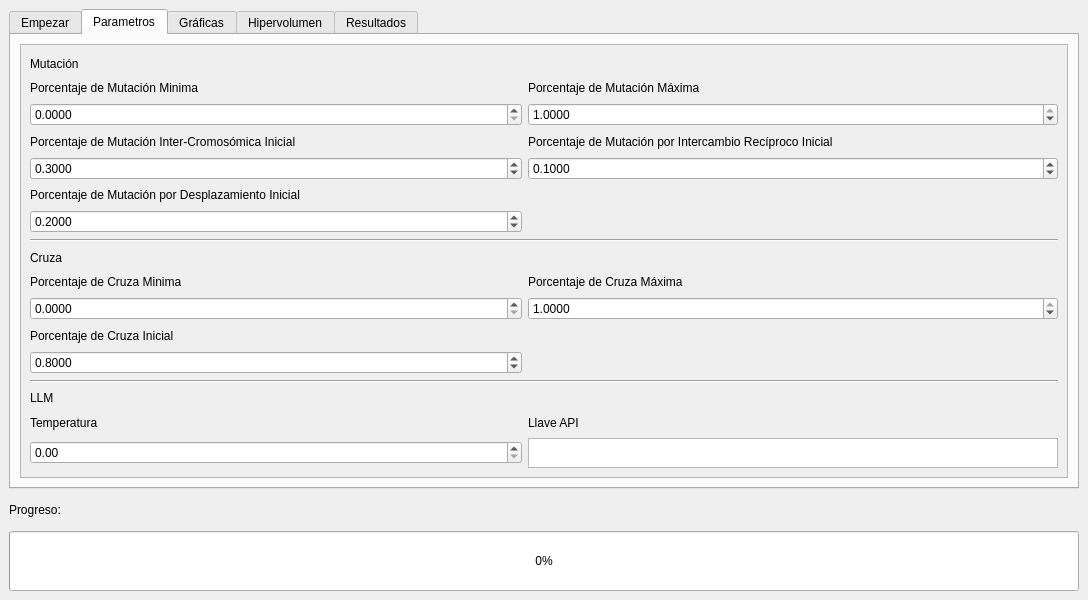
<?xml version="1.0" encoding="UTF-8"?>
<ui version="4.0">
 <class>MainWindow</class>
 <widget class="QMainWindow" name="MainWindow">
  <property name="geometry">
   <rect>
    <x>0</x>
    <y>0</y>
    <width>1088</width>
    <height>600</height>
   </rect>
  </property>
  <property name="windowTitle">
   <string>EvoLLM</string>
  </property>
  <widget class="QWidget" name="centralwidget">
   <property name="layoutDirection">
    <enum>Qt::LayoutDirection::LeftToRight</enum>
   </property>
   <layout class="QGridLayout" name="gridLayout" rowstretch="0,0,0,0,0,0" columnstretch="0,0" columnminimumwidth="0,0">
    <property name="sizeConstraint">
     <enum>QLayout::SizeConstraint::SetMinimumSize</enum>
    </property>
    <item row="0" column="1" rowspan="4">
     <widget class="QTabWidget" name="tabWidget">
      <property name="currentIndex">
       <number>1</number>
      </property>
      <widget class="QWidget" name="start">
       <attribute name="title">
        <string>Empezar</string>
       </attribute>
       <layout class="QVBoxLayout" name="verticalLayout">
        <item>
         <widget class="QScrollArea" name="scrollArea">
          <property name="widgetResizable">
           <bool>true</bool>
          </property>
          <widget class="QWidget" name="scrollAreaWidgetContents">
           <property name="enabled">
            <bool>true</bool>
           </property>
           <property name="geometry">
            <rect>
             <x>0</x>
             <y>0</y>
             <width>1046</width>
             <height>400</height>
            </rect>
           </property>
           <layout class="QGridLayout" name="gridLayout_2">
            <item row="5" column="0">
             <widget class="QSpinBox" name="numGenInput">
              <property name="maximumSize">
               <size>
                <width>16777215</width>
                <height>30</height>
               </size>
              </property>
              <property name="maximum">
               <number>1000000000</number>
              </property>
             </widget>
            </item>
            <item row="4" column="1">
             <widget class="QLabel" name="label_2">
              <property name="maximumSize">
               <size>
                <width>16777215</width>
                <height>30</height>
               </size>
              </property>
              <property name="text">
               <string>Tamaño de la Población</string>
              </property>
             </widget>
            </item>
            <item row="2" column="0">
             <widget class="QPushButton" name="fileButton">
              <property name="text">
               <string>Archivo</string>
              </property>
             </widget>
            </item>
            <item row="6" column="0" colspan="2">
             <widget class="Line" name="line">
              <property name="orientation">
               <enum>Qt::Orientation::Horizontal</enum>
              </property>
             </widget>
            </item>
            <item row="2" column="1">
             <layout class="QGridLayout" name="gridLayout_3">
              <item row="1" column="1">
               <widget class="QRadioButton" name="LTPButton">
                <property name="text">
                 <string>LTP</string>
                </property>
                <property name="checked">
                 <bool>false</bool>
                </property>
                <property name="autoExclusive">
                 <bool>false</bool>
                </property>
               </widget>
              </item>
              <item row="1" column="0">
               <widget class="QRadioButton" name="FIFOButton">
                <property name="text">
                 <string>FIFO</string>
                </property>
                <property name="checked">
                 <bool>true</bool>
                </property>
                <property name="autoExclusive">
                 <bool>false</bool>
                </property>
               </widget>
              </item>
              <item row="1" column="2">
               <widget class="QRadioButton" name="STPButton">
                <property name="text">
                 <string>STP</string>
                </property>
                <property name="checked">
                 <bool>false</bool>
                </property>
                <property name="autoExclusive">
                 <bool>false</bool>
                </property>
               </widget>
              </item>
              <item row="2" column="0">
               <widget class="QRadioButton" name="RRFIFOButton">
                <property name="text">
                 <string>RRFIFO</string>
                </property>
                <property name="autoExclusive">
                 <bool>false</bool>
                </property>
               </widget>
              </item>
              <item row="2" column="1">
               <widget class="QRadioButton" name="RRLTPButton">
                <property name="text">
                 <string>RRLTP</string>
                </property>
                <property name="autoExclusive">
                 <bool>false</bool>
                </property>
               </widget>
              </item>
              <item row="2" column="2">
               <widget class="QRadioButton" name="RRECAButton">
                <property name="text">
                 <string>RRECA</string>
                </property>
                <property name="autoExclusive">
                 <bool>false</bool>
                </property>
               </widget>
              </item>
             </layout>
            </item>
            <item row="1" column="1">
             <widget class="QLabel" name="label_7">
              <property name="text">
               <string>Seleccionar Politicas:</string>
              </property>
             </widget>
            </item>
            <item row="5" column="1">
             <widget class="QSpinBox" name="popSizeInput">
              <property name="maximumSize">
               <size>
                <width>16777215</width>
                <height>30</height>
               </size>
              </property>
              <property name="maximum">
               <number>1000000000</number>
              </property>
             </widget>
            </item>
            <item row="4" column="0">
             <widget class="QLabel" name="label">
              <property name="maximumSize">
               <size>
                <width>16777215</width>
                <height>30</height>
               </size>
              </property>
              <property name="text">
               <string>Número de Generaciones</string>
              </property>
             </widget>
            </item>
            <item row="8" column="0">
             <widget class="QLabel" name="label_3">
              <property name="maximumSize">
               <size>
                <width>16777215</width>
                <height>30</height>
               </size>
              </property>
              <property name="text">
               <string>Numero de Generaciones Participación LLM</string>
              </property>
             </widget>
            </item>
            <item row="9" column="0">
             <widget class="QSpinBox" name="inputNumGenLLM">
              <property name="maximum">
               <number>200</number>
              </property>
              <property name="value">
               <number>20</number>
              </property>
             </widget>
            </item>
            <item row="1" column="0">
             <widget class="QLabel" name="label_6">
              <property name="maximumSize">
               <size>
                <width>16777215</width>
                <height>30</height>
               </size>
              </property>
              <property name="text">
               <string>Cargar Escenario</string>
              </property>
             </widget>
            </item>
           </layout>
          </widget>
         </widget>
        </item>
        <item>
         <widget class="QPushButton" name="startButton">
          <property name="text">
           <string>Iniciar Generación</string>
          </property>
         </widget>
        </item>
       </layout>
      </widget>
      <widget class="QWidget" name="parameters">
       <attribute name="title">
        <string>Parametros</string>
       </attribute>
       <layout class="QGridLayout" name="gridLayout_6">
        <item row="0" column="0">
         <widget class="QScrollArea" name="scrollArea_3">
          <property name="widgetResizable">
           <bool>true</bool>
          </property>
          <widget class="QWidget" name="scrollAreaWidgetContents_3">
           <property name="geometry">
            <rect>
             <x>0</x>
             <y>0</y>
             <width>1046</width>
             <height>430</height>
            </rect>
           </property>
           <layout class="QGridLayout" name="gridLayout_7">
            <item row="17" column="1">
             <widget class="QPlainTextEdit" name="inputKey">
              <property name="maximumSize">
               <size>
                <width>530</width>
                <height>30</height>
               </size>
              </property>
             </widget>
            </item>
            <item row="15" column="0">
             <widget class="QLabel" name="label_13">
              <property name="maximumSize">
               <size>
                <width>16777215</width>
                <height>30</height>
               </size>
              </property>
              <property name="text">
               <string>LLM</string>
              </property>
             </widget>
            </item>
            <item row="16" column="0">
             <widget class="QLabel" name="label_19">
              <property name="text">
               <string>Temperatura</string>
              </property>
             </widget>
            </item>
            <item row="1" column="0">
             <widget class="QLabel" name="label_11">
              <property name="maximumSize">
               <size>
                <width>16777215</width>
                <height>30</height>
               </size>
              </property>
              <property name="text">
               <string>Porcentaje de Mutación Minima</string>
              </property>
             </widget>
            </item>
            <item row="4" column="1">
             <widget class="QDoubleSpinBox" name="inputInitialMutRE">
              <property name="decimals">
               <number>4</number>
              </property>
              <property name="maximum">
               <double>1.000000000000000</double>
              </property>
              <property name="singleStep">
               <double>0.010000000000000</double>
              </property>
              <property name="value">
               <double>0.100000000000000</double>
              </property>
             </widget>
            </item>
            <item row="14" column="0" colspan="2">
             <widget class="Line" name="line_3">
              <property name="orientation">
               <enum>Qt::Orientation::Horizontal</enum>
              </property>
             </widget>
            </item>
            <item row="10" column="0">
             <widget class="QLabel" name="label_15">
              <property name="maximumSize">
               <size>
                <width>16777215</width>
                <height>30</height>
               </size>
              </property>
              <property name="text">
               <string>Porcentaje de Cruza Minima</string>
              </property>
             </widget>
            </item>
            <item row="2" column="1">
             <widget class="QDoubleSpinBox" name="inputMaxMut">
              <property name="decimals">
               <number>4</number>
              </property>
              <property name="maximum">
               <double>1.000000000000000</double>
              </property>
              <property name="singleStep">
               <double>0.010000000000000</double>
              </property>
              <property name="value">
               <double>1.000000000000000</double>
              </property>
             </widget>
            </item>
            <item row="16" column="1">
             <widget class="QLabel" name="label_20">
              <property name="maximumSize">
               <size>
                <width>16777215</width>
                <height>30</height>
               </size>
              </property>
              <property name="text">
               <string>Llave API</string>
              </property>
             </widget>
            </item>
            <item row="5" column="0">
             <widget class="QLabel" name="label_22">
              <property name="maximumSize">
               <size>
                <width>16777215</width>
                <height>30</height>
               </size>
              </property>
              <property name="text">
               <string>Porcentaje de Mutación por Desplazamiento Inicial</string>
              </property>
             </widget>
            </item>
            <item row="12" column="0">
             <widget class="QLabel" name="label_18">
              <property name="maximumSize">
               <size>
                <width>16777215</width>
                <height>30</height>
               </size>
              </property>
              <property name="text">
               <string>Porcentaje de Cruza Inicial</string>
              </property>
             </widget>
            </item>
            <item row="7" column="0" colspan="2">
             <widget class="Line" name="line_2">
              <property name="orientation">
               <enum>Qt::Orientation::Horizontal</enum>
              </property>
             </widget>
            </item>
            <item row="1" column="1">
             <widget class="QLabel" name="label_12">
              <property name="maximumSize">
               <size>
                <width>16777215</width>
                <height>30</height>
               </size>
              </property>
              <property name="text">
               <string>Porcentaje de Mutación Máxima</string>
              </property>
             </widget>
            </item>
            <item row="11" column="0">
             <widget class="QDoubleSpinBox" name="inputMinCross">
              <property name="decimals">
               <number>4</number>
              </property>
              <property name="maximum">
               <double>1.000000000000000</double>
              </property>
              <property name="singleStep">
               <double>0.010000000000000</double>
              </property>
             </widget>
            </item>
            <item row="3" column="1">
             <widget class="QLabel" name="label_21">
              <property name="maximumSize">
               <size>
                <width>16777215</width>
                <height>30</height>
               </size>
              </property>
              <property name="text">
               <string>Porcentaje de Mutación por Intercambio Recíproco Inicial</string>
              </property>
             </widget>
            </item>
            <item row="8" column="0">
             <widget class="QLabel" name="label_14">
              <property name="maximumSize">
               <size>
                <width>16777215</width>
                <height>30</height>
               </size>
              </property>
              <property name="text">
               <string>Cruza</string>
              </property>
             </widget>
            </item>
            <item row="6" column="0">
             <widget class="QDoubleSpinBox" name="inputInitialMutShift">
              <property name="decimals">
               <number>4</number>
              </property>
              <property name="maximum">
               <double>1.000000000000000</double>
              </property>
              <property name="singleStep">
               <double>0.010000000000000</double>
              </property>
              <property name="value">
               <double>0.200000000000000</double>
              </property>
             </widget>
            </item>
            <item row="4" column="0">
             <widget class="QDoubleSpinBox" name="inputInitialMutInter">
              <property name="decimals">
               <number>4</number>
              </property>
              <property name="maximum">
               <double>1.000000000000000</double>
              </property>
              <property name="singleStep">
               <double>0.010000000000000</double>
              </property>
              <property name="value">
               <double>0.300000000000000</double>
              </property>
             </widget>
            </item>
            <item row="0" column="0">
             <widget class="QLabel" name="label_5">
              <property name="maximumSize">
               <size>
                <width>16777215</width>
                <height>30</height>
               </size>
              </property>
              <property name="text">
               <string>Mutación</string>
              </property>
             </widget>
            </item>
            <item row="10" column="1">
             <widget class="QLabel" name="label_16">
              <property name="maximumSize">
               <size>
                <width>16777215</width>
                <height>30</height>
               </size>
              </property>
              <property name="text">
               <string>Porcentaje de Cruza Máxima</string>
              </property>
             </widget>
            </item>
            <item row="3" column="0">
             <widget class="QLabel" name="label_17">
              <property name="maximumSize">
               <size>
                <width>16777215</width>
                <height>30</height>
               </size>
              </property>
              <property name="text">
               <string>Porcentaje de Mutación Inter-Cromosómica Inicial</string>
              </property>
             </widget>
            </item>
            <item row="2" column="0">
             <widget class="QDoubleSpinBox" name="inputMinMut">
              <property name="decimals">
               <number>4</number>
              </property>
              <property name="maximum">
               <double>1.000000000000000</double>
              </property>
              <property name="singleStep">
               <double>0.010000000000000</double>
              </property>
             </widget>
            </item>
            <item row="11" column="1">
             <widget class="QDoubleSpinBox" name="inputMaxCross">
              <property name="decimals">
               <number>4</number>
              </property>
              <property name="maximum">
               <double>1.000000000000000</double>
              </property>
              <property name="singleStep">
               <double>0.010000000000000</double>
              </property>
              <property name="value">
               <double>1.000000000000000</double>
              </property>
             </widget>
            </item>
            <item row="17" column="0">
             <widget class="QDoubleSpinBox" name="inputTemp">
              <property name="maximum">
               <double>1.000000000000000</double>
              </property>
              <property name="singleStep">
               <double>0.010000000000000</double>
              </property>
             </widget>
            </item>
            <item row="13" column="0">
             <widget class="QDoubleSpinBox" name="inputInitialCross">
              <property name="decimals">
               <number>4</number>
              </property>
              <property name="maximum">
               <double>1.000000000000000</double>
              </property>
              <property name="singleStep">
               <double>0.010000000000000</double>
              </property>
              <property name="value">
               <double>0.800000000000000</double>
              </property>
             </widget>
            </item>
           </layout>
          </widget>
         </widget>
        </item>
       </layout>
      </widget>
      <widget class="QWidget" name="plots">
       <attribute name="title">
        <string>Gráficas</string>
       </attribute>
       <layout class="QGridLayout" name="gridLayout_4">
        <item row="0" column="0">
         <widget class="QScrollArea" name="scrollArea_2">
          <property name="widgetResizable">
           <bool>true</bool>
          </property>
          <widget class="QWidget" name="scrollAreaWidgetContents_2">
           <property name="geometry">
            <rect>
             <x>0</x>
             <y>0</y>
             <width>1046</width>
             <height>430</height>
            </rect>
           </property>
           <layout class="QGridLayout" name="gridLayout_5">
            <item row="8" column="0">
             <widget class="QLabel" name="label_25">
              <property name="maximumSize">
               <size>
                <width>16777215</width>
                <height>30</height>
               </size>
              </property>
              <property name="text">
               <string>Gantts Mejor Makespan</string>
              </property>
             </widget>
            </item>
            <item row="7" column="0">
             <widget class="QWidget" name="plotParetoFinalWidget" native="true">
              <property name="minimumSize">
               <size>
                <width>0</width>
                <height>0</height>
               </size>
              </property>
             </widget>
            </item>
            <item row="10" column="0">
             <widget class="QLabel" name="label_26">
              <property name="maximumSize">
               <size>
                <width>16777215</width>
                <height>30</height>
               </size>
              </property>
              <property name="text">
               <string>Gantts Mejor Energia</string>
              </property>
             </widget>
            </item>
            <item row="6" column="0">
             <widget class="QLabel" name="label_9">
              <property name="maximumSize">
               <size>
                <width>16777215</width>
                <height>30</height>
               </size>
              </property>
              <property name="text">
               <string>Frente de Pareto Final:</string>
              </property>
             </widget>
            </item>
            <item row="11" column="0">
             <widget class="QWidget" name="ganttEnergy" native="true"/>
            </item>
            <item row="3" column="0">
             <widget class="QWidget" name="plotParetoFirstWidget" native="true">
              <property name="minimumSize">
               <size>
                <width>0</width>
                <height>0</height>
               </size>
              </property>
              <property name="maximumSize">
               <size>
                <width>16777215</width>
                <height>10000</height>
               </size>
              </property>
             </widget>
            </item>
            <item row="1" column="0">
             <widget class="QWidget" name="plotPopulationFirstWidget" native="true"/>
            </item>
            <item row="0" column="0">
             <widget class="QLabel" name="label_23">
              <property name="maximumSize">
               <size>
                <width>16777215</width>
                <height>30</height>
               </size>
              </property>
              <property name="text">
               <string>Población Inicial:</string>
              </property>
             </widget>
            </item>
            <item row="4" column="0">
             <widget class="QLabel" name="label_24">
              <property name="maximumSize">
               <size>
                <width>16777215</width>
                <height>30</height>
               </size>
              </property>
              <property name="text">
               <string>Población Final:</string>
              </property>
             </widget>
            </item>
            <item row="12" column="0">
             <widget class="QLabel" name="label_27">
              <property name="maximumSize">
               <size>
                <width>16777215</width>
                <height>30</height>
               </size>
              </property>
              <property name="text">
               <string>Gantts Punto de Rodilla</string>
              </property>
             </widget>
            </item>
            <item row="2" column="0">
             <widget class="QLabel" name="label_10">
              <property name="maximumSize">
               <size>
                <width>16777215</width>
                <height>30</height>
               </size>
              </property>
              <property name="text">
               <string>Frente de Pareto Inicial:</string>
              </property>
             </widget>
            </item>
            <item row="9" column="0">
             <widget class="QWidget" name="ganttMakespan" native="true"/>
            </item>
            <item row="5" column="0">
             <widget class="QWidget" name="plotPopulationFinalWidget" native="true"/>
            </item>
            <item row="13" column="0">
             <widget class="QWidget" name="ganttKneePoint" native="true"/>
            </item>
           </layout>
          </widget>
         </widget>
        </item>
       </layout>
      </widget>
      <widget class="QWidget" name="volume">
       <attribute name="title">
        <string>Hipervolumen</string>
       </attribute>
       <layout class="QGridLayout" name="gridLayout_9">
        <item row="1" column="0">
         <widget class="QScrollArea" name="scrollArea_4">
          <property name="widgetResizable">
           <bool>true</bool>
          </property>
          <widget class="QWidget" name="scrollAreaWidgetContents_5">
           <property name="geometry">
            <rect>
             <x>0</x>
             <y>0</y>
             <width>1046</width>
             <height>430</height>
            </rect>
           </property>
           <layout class="QGridLayout" name="gridLayout_10">
            <item row="0" column="0">
             <widget class="QWidget" name="tablesWidget" native="true"/>
            </item>
           </layout>
          </widget>
         </widget>
        </item>
       </layout>
      </widget>
      <widget class="QWidget" name="Results">
       <attribute name="title">
        <string>Resultados</string>
       </attribute>
      </widget>
     </widget>
    </item>
    <item row="4" column="1">
     <widget class="QLabel" name="label_8">
      <property name="maximumSize">
       <size>
        <width>16777215</width>
        <height>30</height>
       </size>
      </property>
      <property name="text">
       <string>Progreso:</string>
      </property>
     </widget>
    </item>
    <item row="5" column="1">
     <widget class="QProgressBar" name="progressBar">
      <property name="maximumSize">
       <size>
        <width>16777215</width>
        <height>60</height>
       </size>
      </property>
      <property name="value">
       <number>0</number>
      </property>
     </widget>
    </item>
   </layout>
  </widget>
  <action name="actionLLM">
   <property name="text">
    <string>LLM</string>
   </property>
  </action>
 </widget>
 <resources/>
 <connections/>
</ui>
